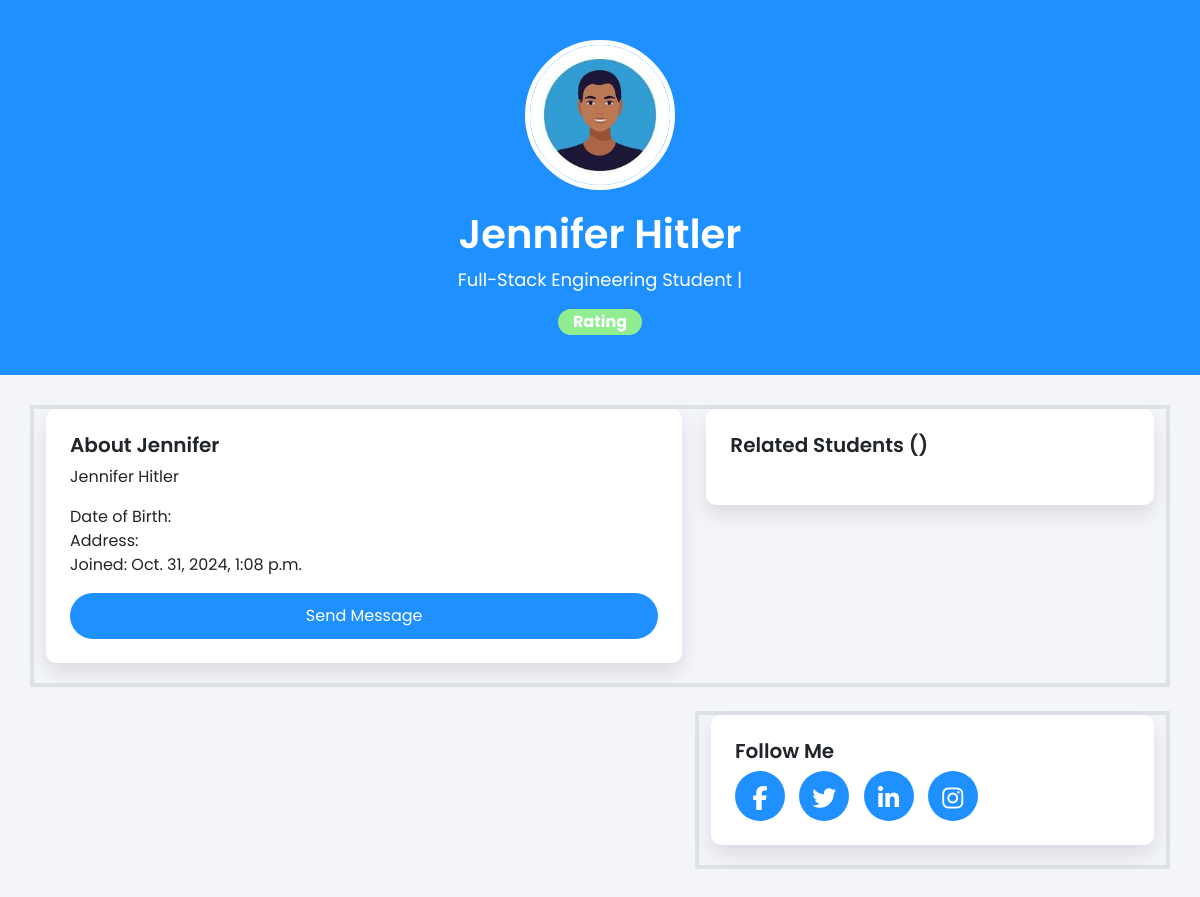
The page /profile/4/ on the database its author committed.
### student/models.py (models this page shows, shortened)
class Program(models.Model):
    courses = models.CharField(max_length=500)
    grade = models.IntegerField(default=0.0)
    student= models.ForeignKey(Student,on_delete=models.CASCADE)

class Student(models.Model):
    username = models.CharField(max_length=100, unique=True)
    first_name = models.CharField(max_length=200, null=True, blank=True)
    last_name = models.CharField(max_length=200, verbose_name='last name')
    status = models.CharField(max_length=10, choices=status_choices, default='active')
    student_type = models.CharField(max_length=100, choices=student_types, default='member')
    date_join = models.DateTimeField(auto_now_add=True)
    class Meta:
        ordering = ['-date_join']

### student/home.py (the view)
# urls.py: path('profile/<int:student_id>/', view_profile, name='student_profile')
def view_profile(request, student_id):
    student = get_object_or_404(Student, id=student_id)
    cohort_group = student.cohortgroup_set.all().first()
    if cohort_group:
        cohort_members = Student.objects.filter(
            cohortgroup = cohort_group
        ).exclude(id=student_id)
    else:
        cohort_members = Student.objects.none()
    context= {
        'student': student,
        'cohort_members': cohort_members,
        'cohort_group': cohort_group
    }
    return render(request, 'cohorts/profile.html', context)

### templates/cohorts/profile.html (shortened to what this page needs)
{% load static %}
<!DOCTYPE html>
<html lang="en">
<head>
    <link href="https://cdn.jsdelivr.net/npm/bootstrap@5.3.0-alpha1/dist/css/bootstrap.min.css" rel="stylesheet">
    <link rel="stylesheet" href="https://cdnjs.cloudflare.com/ajax/libs/font-awesome/6.6.0/css/all.min.css">
    <link rel="stylesheet" href="{% static 'css/profile.css' %}">
</head>
<body>
    {% for program in student.program_set.all %}
    <section class="profile-header">
        <div class="container text-center">
            {% if student.student_profile.profile_image %}
                <img src="{{ student.student_profile.profile_image.url }}" alt="Profile" width="80" height="80" class="rounded-circle object-fit-cover">
            {% else %}
                <img src="{% static 'assets/img/avatar_male.jpg' %}" alt="Profile" width="80" height="80" class="rounded-circle object-fit-cover">
            {% endif %}
            <h1>{{student.first_name}} {{student.last_name}}</h1>
            <p> {{program.courses}} Student | {{cohort_group.name}}</p>
            <span class="badge badge-custom">{{student.student_profile.rating}} Rating</span>
        </div>
    </section>
    <section class="profile-content">
        <div class="container ">
            <div class="row border border-4">
                <div class="col-md-10 col-lg-7 mx-auto">
                    <div class="card p-4">
                        <h5>About {{student.first_name}}</h5>
                        <p>
                            {{student.first_name}} {{student.last_name}} {{student.student_profile.bio}}
                        </p>
                        <p>
                            Date of Birth: {{student.student_profile.date_of_birth}} <br>
                            Address: {{student.student_profile.address}}<br>
                            Joined: {{student.date_join}}
                        </p>
                        <button class="btn btn-custom">Send Message</button>
                    </div>
                </div>
                <div class="col-md-10 col-lg-5 mx-auto">
                    <div class="card p-4">
                        <h5>Related Students ({{cohort_group.name}})</h5>
                    </div>
                </div>
            </div>
            <div class="row mt-4">
                <div class=" col-lg-7 col-sm-0">
                </div>
                <div class="col-lg-5 col-md-10 mx-auto border border-4">
                    <div class="card p-4">
                        <h5>Follow Me</h5>
                        <div class="follow-links">
                            <a href="#"><i class="fab fa-facebook-f"></i></a>
                            <a href="#"><i class="fab fa-twitter"></i></a>
                            <a href="#"><i class="fab fa-linkedin-in"></i></a>
                            <a href="#"><i class="fab fa-instagram"></i></a>
                        </div>
                    </div>
                </div>
            </div>
        </div>
    </section>
    {% endfor %}
</body>
</html>

### staticfiles/css/profile.css (style rules this page uses)
body { font-family: 'Poppins', sans-serif; background-color: #f4f5fa; }
.profile-header { background: dodgerblue; color: white; padding: 40px 0; text-align: center; }
.profile-header img { border-radius: 50%; border: 5px solid white; width: 150px; height: 150px; }
.profile-header h1 { font-weight: 600; margin-top: 20px; }
.profile-header p { font-size: 18px; color: white; }
.profile-content { padding: 30px; }
.profile-content .card { background: white; box-shadow: 0px 10px 20px rgba(0, 0, 0, 0.1); border: none; border-radius: 10px; margin-bottom: 20px; }
.profile-content .card h5 { font-weight: 600; }
.badge-custom { background-color: lightgreen; color: white; font-size: 16px; padding: 5px 15px; border-radius: 20px; }
.btn-custom { background-color: dodgerblue; color: white; padding: 10px 20px; border-radius: 25px; }
.follow-links a { display: inline-block; margin-right: 10px; color: white; font-size: 24px; background-color: dodgerblue; padding: 10px; border-radius: 50%; width: 50px; height: 50px; text-align: center; }

### rows shown on the page
Program: courses "Full-Stack Engineering"
Student: first_name "Jennifer", last_name "Hitler", date_join "Oct. 31, 2024, 1:08 p.m."
